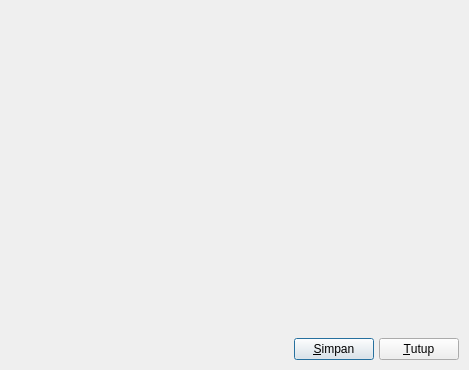
<?xml version="1.0" encoding="UTF-8"?>
<ui version="4.0">
 <class>SettingsDialog</class>
 <widget class="QDialog" name="SettingsDialog">
  <property name="geometry">
   <rect>
    <x>0</x>
    <y>0</y>
    <width>469</width>
    <height>370</height>
   </rect>
  </property>
  <property name="windowTitle">
   <string>Dialog</string>
  </property>
  <layout class="QVBoxLayout" name="verticalLayout" stretch="1,0">
   <property name="spacing">
    <number>0</number>
   </property>
   <property name="leftMargin">
    <number>0</number>
   </property>
   <property name="topMargin">
    <number>0</number>
   </property>
   <property name="rightMargin">
    <number>0</number>
   </property>
   <property name="bottomMargin">
    <number>0</number>
   </property>
   <item>
    <widget class="LeftTabWidget" name="contentFrame" native="true"/>
   </item>
   <item>
    <widget class="QFrame" name="footerFrame">
     <layout class="QHBoxLayout" name="horizontalLayout">
      <property name="spacing">
       <number>5</number>
      </property>
      <property name="leftMargin">
       <number>10</number>
      </property>
      <property name="topMargin">
       <number>10</number>
      </property>
      <property name="rightMargin">
       <number>10</number>
      </property>
      <property name="bottomMargin">
       <number>10</number>
      </property>
      <item>
       <spacer name="horizontalSpacer">
        <property name="orientation">
         <enum>Qt::Horizontal</enum>
        </property>
        <property name="sizeHint" stdset="0">
         <size>
          <width>40</width>
          <height>20</height>
         </size>
        </property>
       </spacer>
      </item>
      <item>
       <widget class="QPushButton" name="saveButton">
        <property name="text">
         <string>&amp;Simpan</string>
        </property>
        <property name="icon">
         <iconset resource="../../app.qrc">
          <normaloff>:/icons/save</normaloff>:/icons/save</iconset>
        </property>
       </widget>
      </item>
      <item>
       <widget class="QPushButton" name="cancelButton">
        <property name="text">
         <string>&amp;Tutup</string>
        </property>
        <property name="icon">
         <iconset resource="../../app.qrc">
          <normaloff>:/icons/clear</normaloff>:/icons/clear</iconset>
        </property>
       </widget>
      </item>
     </layout>
    </widget>
   </item>
  </layout>
 </widget>
 <customwidgets>
  <customwidget>
   <class>LeftTabWidget</class>
   <extends>QWidget</extends>
   <header>lefttabwidget.h</header>
   <container>1</container>
  </customwidget>
 </customwidgets>
 <resources>
  <include location="../../app.qrc"/>
 </resources>
 <connections/>
</ui>
